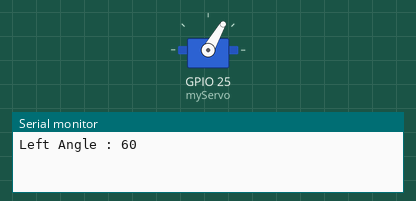
A sketch run on a simulated ESP32. Shown: servo, the last lines printed to the serial monitor.

Above: at 0.05 s.
At 1.5 s:
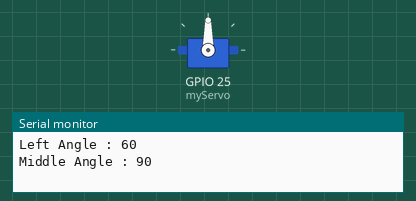
At 3.0 s:
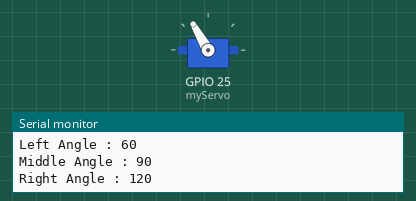
Timing chart, 0 to 6.9 s (numbered marks = the images above):
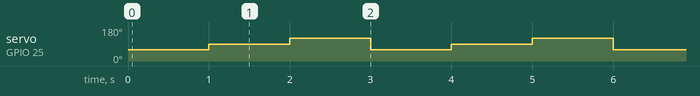

Measured:
- by itself, servo on GPIO 25 (myServo): repeats every 3.0 s: 120° 1.0 s, 60° 1.0 s, 90° 1.0 s

The sketch:

ServoBasicControl.ino
```cpp
#include <ESP32Servo.h>

Servo myServo;

// Steering Angle
#define LEFT_ANGLE 60
#define MIDDLE_ANGLE 90
#define RIGHT_ANGLE 120

void setup() {
  Serial.begin(115200);
  myServo.attach(25);  // Connect servo signal to GPIO 25
}

void loop() {
  myServo.write(LEFT_ANGLE);
  Serial.print("Left Angle : ");
  Serial.println(LEFT_ANGLE);
  delay(1000);
  myServo.write(MIDDLE_ANGLE);
  Serial.print("Middle Angle : ");
  Serial.println(MIDDLE_ANGLE);
  delay(1000);
  myServo.write(RIGHT_ANGLE);
  Serial.print("Right Angle : ");
  Serial.println(RIGHT_ANGLE);
  delay(1000);
}
```
